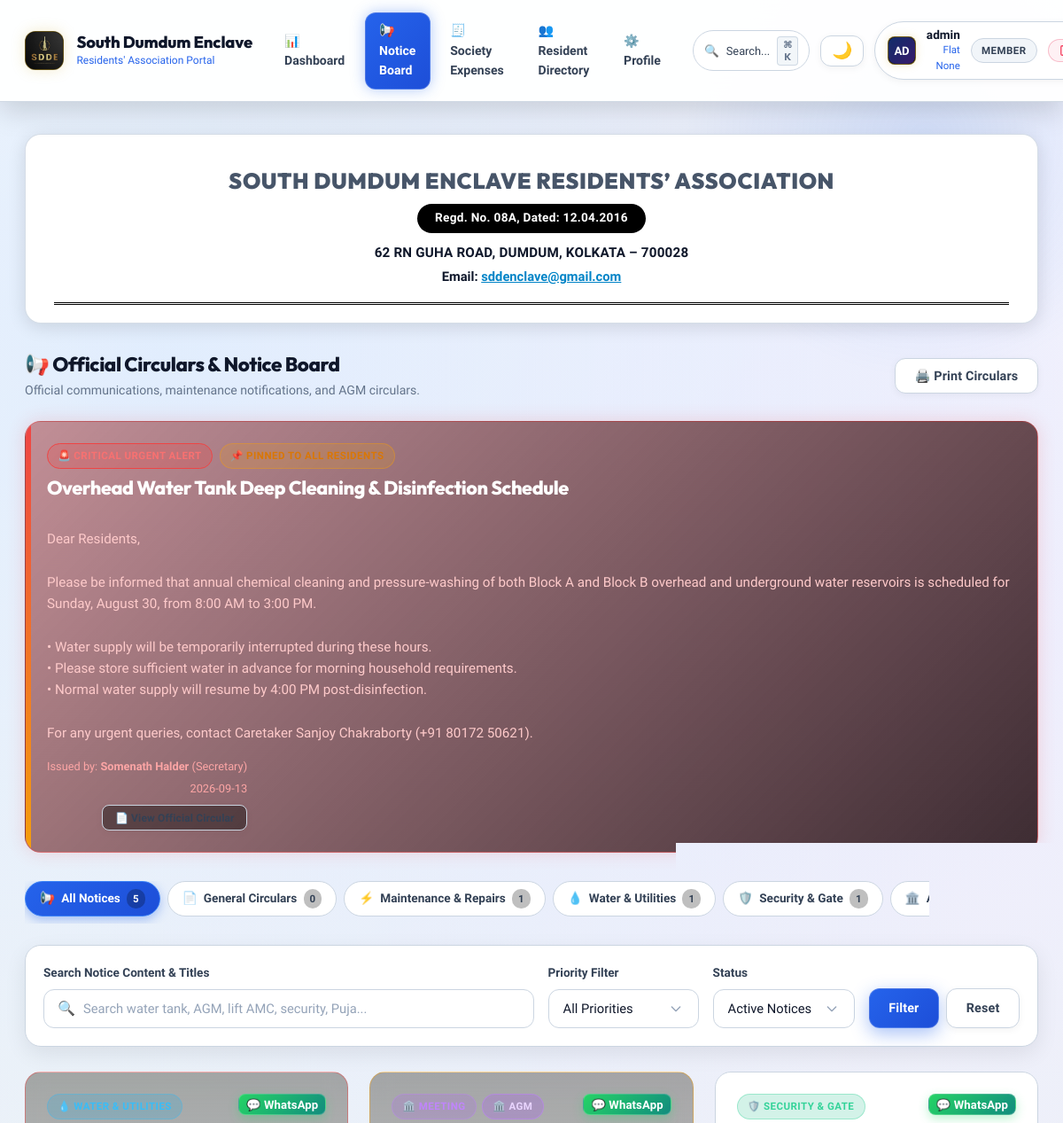
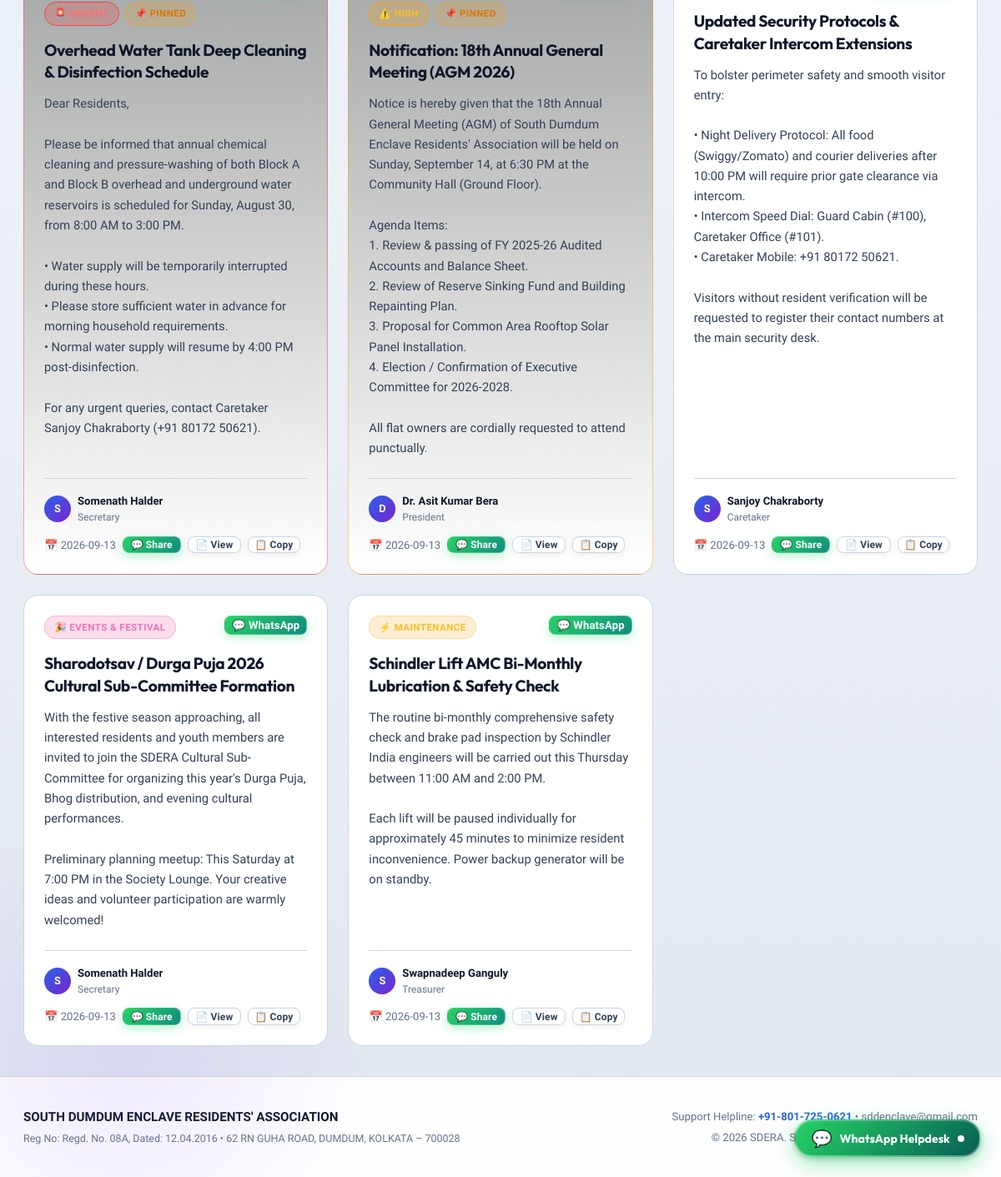
/notices (signed in), run on the app's committed database (2 pictures, top to bottom).
### tables this page shows
CREATE TABLE tbl_notices (
                id INTEGER PRIMARY KEY AUTOINCREMENT,
                title VARCHAR(255) NOT NULL,
                content TEXT NOT NULL,
                category VARCHAR(50) NOT NULL DEFAULT 'GENERAL',
                meeting_type VARCHAR(50) DEFAULT NULL,
                meeting_date VARCHAR(50) DEFAULT NULL,
                priority VARCHAR(20) NOT NULL DEFAULT 'NORMAL',
                is_pinned INTEGER NOT NULL DEFAULT 0,
                posted_by VARCHAR(100) NOT NULL,
                posted_by_role VARCHAR(50) NOT NULL DEFAULT 'Executive Committee',
                status VARCHAR(20) NOT NULL DEFAULT 'ACTIVE',
                created_at TIMESTAMP DEFAULT CURRENT_TIMESTAMP,
                updated_at TIMESTAMP DEFAULT CURRENT_TIMESTAMP
            );

### app.py (the view)
@app.route('/notices')
@login_required
def notices_list():
    user = session.get('user', {})
    is_admin = bool(user.get('is_admin') or user.get('role') in ADMIN_ROLES)
    cat_filter = request.args.get('category', 'ALL').strip().upper()
    meeting_type_filter = request.args.get('meeting_type', 'ALL').strip()
    priority_filter = request.args.get('priority', 'ALL').strip().upper()
    search_q = request.args.get('q', '').strip()
    status_filter = request.args.get('status', 'ACTIVE').strip().upper()
    query = "SELECT * FROM tbl_notices WHERE 1=1"
    params = []
    if status_filter != 'ALL':
        query += " AND status = %s"
        params.append(status_filter)
    if cat_filter != 'ALL':
        query += " AND category = %s"
        params.append(cat_filter)
    if meeting_type_filter != 'ALL' and meeting_type_filter:
        query += " AND meeting_type = %s"
        params.append(meeting_type_filter)
    if priority_filter != 'ALL':
        query += " AND priority = %s"
        params.append(priority_filter)
    if search_q:
        query += " AND (title LIKE %s OR content LIKE %s OR posted_by LIKE %s OR meeting_type LIKE %s)"
        like_term = f"%{search_q}%"
        params.extend([like_term, like_term, like_term, like_term])
    query += " ORDER BY is_pinned DESC, (priority = 'URGENT') DESC, (priority = 'HIGH') DESC, id DESC"
    notices = query_db(query, params)
    cat_counts = {}
    total_active = 0
    all_notices_raw = query_db("SELECT category, COUNT(*) as cnt FROM tbl_notices WHERE status = 'ACTIVE' GROUP BY category")
    for r in (all_notices_raw or []):
        cat_counts[r['category']] = r['cnt']
        total_active += r['cnt']
    cat_counts['ALL'] = total_active
    pinned_urgent = [n for n in (notices or []) if n.get('is_pinned') and n.get('priority') == 'URGENT']
    recipients_info = get_notice_email_recipients() if is_admin else None
    return render_template(
        'notices.html',
        notices=notices,
        categories=NOTICE_CATEGORIES,
        meeting_types=MEETING_TYPES,
        current_category=cat_filter,
        current_meeting_type=meeting_type_filter,
        current_priority=priority_filter,
        current_status=status_filter,
        search_q=search_q,
        cat_counts=cat_counts,
        pinned_urgent=pinned_urgent,
        recipients_info=recipients_info,
        is_admin=is_admin,
        now=datetime.now()
    )

### templates/notices.html (shortened to what this page needs)
{% extends 'base.html' %}
{% block content %}
<div class="official-letterhead">
    <h1 class="letterhead-title">SOUTH DUMDUM ENCLAVE RESIDENTS’ ASSOCIATION</h1>
    <div class="letterhead-pill">Regd. No. 08A, Dated: 12.04.2016</div>
    <div class="letterhead-address">62 RN GUHA ROAD, DUMDUM, KOLKATA – 700028</div>
    <div class="letterhead-email">Email: <a href="mailto:sddenclave@gmail.com">sddenclave@gmail.com</a></div>
    <div class="letterhead-double-rule"></div>
</div>
<div class="notices-hero">
    <div class="page-header-title">
        <h2 style="font-size: 1.4rem; font-weight: 800; color: var(--text-heading, #ffffff); margin: 0;">📢 Official Circulars &amp; Notice Board</h2>
        <p style="font-size: 0.88rem; color: var(--text-muted, #94a3b8); margin: 4px 0 0 0;">Official communications, maintenance notifications, and AGM circulars.</p>
    </div>
    <div class="page-header-actions no-print">
        <button type="button" class="btn btn-secondary" onclick="window.print()" title="Print Notice Board">
            🖨️ Print Circulars
        </button>
    </div>
</div>
{% if pinned_urgent %}
{% for un in pinned_urgent %}
<div class="urgent-banner-card">
    <div style="display: flex; justify-content: space-between; align-items: flex-start; gap: 1rem; flex-wrap: wrap;">
        <div>
            <div style="display: flex; align-items: center; gap: 0.5rem; margin-bottom: 0.5rem;">
                <span class="badge badge-prio-urgent">🚨 CRITICAL URGENT ALERT</span>
                <span class="badge badge-warning">📌 Pinned to All Residents</span>
            </div>
            <h3 style="font-size: 1.35rem; font-weight: 800; color: #ffffff; margin-bottom: 0.5rem; cursor: pointer;" onclick='openViewDocModal({{ un|tojson }})'>
                {{ un.title }}
            </h3>
            <p style="font-size: 0.95rem; color: #fecaca; line-height: 1.6; margin: 0; white-space: pre-line;">
                {{ un.content }}
            </p>
        </div>
        <div style="text-align: right; font-size: 0.8rem; color: #fca5a5;">
            <div>Issued by: <strong>{{ un.posted_by }}</strong> ({{ un.posted_by_role }})</div>
            <div style="margin-top: 4px;">{{ (un.created_at|string)[:10] }}</div>
            <button type="button" class="btn btn-sm btn-secondary no-print" style="margin-top: 8px; font-size: 0.75rem; background: rgba(0,0,0,0.4);" onclick='openViewDocModal({{ un|tojson }})'>
                📄 View Official Circular
            </button>
        </div>
    </div>
</div>
{% endfor %}
{% endif %}
<div class="notices-pills-bar no-print">
    {% for cat_code, cat_label, cat_icon in categories %}
    <a href="{{ url_for('notices_list', category=cat_code, priority=current_priority, q=search_q, status=current_status) }}"
       class="notice-pill {% if current_category == cat_code %}active{% endif %}">
        <span>{{ cat_icon }}</span>
        <span>{{ cat_label }}</span>
        <span class="notice-pill-badge">{{ cat_counts.get(cat_code, 0) }}</span>
    </a>
    {% endfor %}
</div>
<div class="card filter-box no-print" style="margin-bottom: 1.75rem; padding: 1.25rem;">
    <form method="GET" action="{{ url_for('notices_list') }}" style="display: flex; gap: 1rem; align-items: flex-end; flex-wrap: wrap;">
        <div style="flex: 1 1 240px; min-width: 0;">
            <label class="form-label" for="q">Search Notice Content &amp; Titles</label>
            <div class="live-search-box">
                <span class="search-icon">🔍</span>
                <input type="text" id="q" name="q" class="form-control" placeholder="Search water tank, AGM, lift AMC, security, Puja..." value="{{ search_q }}">
            </div>
        </div>
        <div style="flex: 0 1 170px; min-width: 0;">
            <label class="form-label" for="priority">Priority Filter</label>
            <select id="priority" name="priority" class="form-select" onchange="this.form.submit()">
                <option value="ALL" {% if current_priority == 'ALL' %}selected{% endif %}>All Priorities</option>
            </select>
        </div>
        <div style="flex: 0 1 160px; min-width: 0;">
            <label class="form-label" for="status">Status</label>
            <select id="status" name="status" class="form-select" onchange="this.form.submit()">
                <option value="ACTIVE" {% if current_status == 'ACTIVE' %}selected{% endif %}>Active Notices</option>
            </select>
        </div>
        <div style="display: flex; gap: 0.5rem; flex-wrap: wrap;">
            <button type="submit" class="btn btn-primary">Filter</button>
            <a href="{{ url_for('notices_list') }}" class="btn btn-secondary">Reset</a>
        </div>
    </form>
</div>
{% if notices %}
<div class="notices-grid">
    {% for n in notices %}
    <div class="notice-card {% if n.is_pinned %}is-pinned{% endif %} {% if n.priority == 'URGENT' %}is-urgent{% endif %}" id="notice-{{ n.id }}">
        <div>
            <div class="notice-card-header">
                <div class="notice-badges-group">
                    {% if n.category == 'WATER_SUPPLY' %}
                        <span class="badge badge-cat-water">💧 Water &amp; Utilities</span>
                    {% elif n.category == 'MAINTENANCE' %}
                        <span class="badge badge-cat-maintenance">⚡ Maintenance</span>
                    {% elif n.category == 'AGM_MEETING' %}
                        <span class="badge badge-cat-agm">🏛️ Meeting</span>
                        {% if n.meeting_type %}
                            <span class="badge badge-cat-meeting-type" title="Meeting Type: {{ n.meeting_type }}">🏛️ {{ n.meeting_type }}</span>
                        {% endif %}
                    {% elif n.category == 'EVENTS_FESTIVAL' %}
                        <span class="badge badge-cat-events">🎉 Events &amp; Festival</span>
                    {% elif n.category == 'SECURITY' %}
                        <span class="badge badge-cat-security">🛡️ Security &amp; Gate</span>
                    {% elif n.category == 'FINANCIAL' %}
                        <span class="badge badge-cat-financial">💰 Accounts &amp; Dues</span>
                    {% elif n.category == 'EMERGENCY' %}
                        <span class="badge badge-cat-emergency">🚨 Urgent Alert</span>
                    {% else %}
                        <span class="badge badge-cat-general">📄 General</span>
                    {% endif %}
                    {% if n.priority == 'URGENT' %}
                        <span class="badge badge-prio-urgent">🚨 URGENT</span>
                    {% elif n.priority == 'HIGH' %}
                        <span class="badge badge-prio-high">⚠️ HIGH</span>
                    {% endif %}
                    {% if n.is_pinned %}
                        <span class="badge badge-warning" title="Pinned on Dashboard">📌 Pinned</span>
                    {% endif %}
                </div>
                <div class="notice-actions no-print">
                    {% if is_admin %}
                    <form method="POST" action="{{ url_for('notices_toggle_pin', notice_id=n.id) }}" style="display:inline;">
                        <button type="submit" class="btn btn-sm btn-secondary" style="padding: 0.2rem 0.5rem;" title="{{ 'Unpin from Top' if n.is_pinned else 'Pin to Top' }}">
                            {{ '📍 Unpin' if n.is_pinned else '📌 Pin' }}
                        </button>
                    </form>
                    <form method="POST" action="{{ url_for('notices_broadcast', notice_id=n.id) }}" style="display:inline;" onsubmit="return confirm('Broadcast notice \'{{ n.title }}\' to all registered member email addresses?');">
                        <button type="submit" class="btn btn-sm btn-secondary" style="padding: 0.2rem 0.5rem;" title="Broadcast to Member Inboxes">
                            ✉️ Email
                        </button>
                    </form>
                    <button type="button" class="btn btn-sm btn-whatsapp" style="padding: 0.2rem 0.5rem;" onclick='openNoticeWhatsAppModal({{ n|tojson }})' title="Share / Broadcast Notice on WhatsApp">
                        💬 WhatsApp
                    </button>
                    <button type="button" class="btn btn-sm btn-secondary" style="padding: 0.2rem 0.5rem;" title="Edit Notice"
                            onclick='openEditModal({{ n|tojson }})'>
                        ✏️
                    </button>
                    <form method="POST" action="{{ url_for('notices_delete', notice_id=n.id) }}" style="display:inline;" onsubmit="return confirm('Permanently delete this notice?');">
                        <button type="submit" class="btn btn-sm btn-secondary" style="padding: 0.2rem 0.5rem; color: #ef4444;" title="Delete Notice">
                            🗑️
                        </button>
                    </form>
                    {% else %}
                    <button type="button" class="btn btn-sm btn-whatsapp" style="padding: 0.2rem 0.5rem;" onclick='openNoticeWhatsAppModal({{ n|tojson }})' title="Share Notice on WhatsApp">
                        💬 WhatsApp
                    </button>
                    {% endif %}
                </div>
            </div>
            <h3 class="notice-title" onclick='openViewDocModal({{ n|tojson }})' title="Click to view full official letterhead circular">{{ n.title }}</h3>
            <div class="notice-body-text">{{ n.content }}</div>
        </div>
        <div class="notice-footer">
            <div class="notice-author-box">
                <div class="notice-author-avatar">
                    {{ n.posted_by[:1].upper() if n.posted_by else 'S' }}
                </div>
                <div>
                    <strong style="color: var(--text-main, #ffffff);">{{ n.posted_by }}</strong>
                    <div style="font-size: 0.75rem; color: var(--text-muted, #94a3b8);">{{ n.posted_by_role }}</div>
                </div>
            </div>
            <div style="display: flex; align-items: center; gap: 0.5rem;">
                <span title="{{ n.created_at }}">📅 {{ (n.created_at|string)[:10] }}</span>
                <button type="button" class="btn btn-sm btn-whatsapp no-print" style="padding: 0.15rem 0.55rem; font-size: 0.75rem;" onclick='openNoticeWhatsAppModal({{ n|tojson }})' title="Share / Broadcast on WhatsApp">
                    💬 Share
                </button>
                <button type="button" class="btn btn-sm btn-secondary no-print" style="padding: 0.15rem 0.55rem; font-size: 0.75rem;" onclick='openViewDocModal({{ n|tojson }})' title="View in official letterhead format">
                    📄 View
                </button>
                <button type="button" class="btn btn-sm btn-secondary no-print" style="padding: 0.15rem 0.45rem; font-size: 0.75rem;" onclick="copyNoticeText({{ n.id }})" title="Copy text to clipboard">
                    📋 Copy
                </button>
            </div>
        </div>
    </div>
    {% endfor %}
</div>
{% endif %}
{% endblock %}

### data on the page
tbl_notices: title "Overhead Water Tank Deep Cleaning & Disinfection Schedule", content "Dear Residents, Please be informed that annual chemical cleaning and pressure-washing of both Block A and Block B overhead and underground water reservoirs is scheduled for Sunday, August 30, from 8:00 AM to 3:00 PM. • Water supply will be temporarily interrupted during these hours. • Please store sufficient water in advance for morning household requirements. • Normal water supply will resume by 4:00 PM post-disinfection. For any urgent queries, contact Caretaker Sanjoy Chakraborty (+91 80172 50621).", posted_by "Somenath Halder", posted_by_role "Secretary", created_at "2026-09-13", category "💧 WATER & UTILITIES", priority "🚨 URGENT", is_pinned "📌 PINNED", posted_by "S"
tbl_notices: meeting_type "AGM", priority "⚠️ HIGH", is_pinned "📌 PINNED", title "Notification: 18th Annual General Meeting (AGM 2026)", content "Notice is hereby given that the 18th Annual General Meeting (AGM) of South Dumdum Enclave Residents' Association will be held on Sunday, September 14, at 6:30 PM at the Community Hall (Ground Floor). Agenda Items: 1. Review & passing of FY 2025-26 Audited Accounts and Balance Sheet. 2. Review of Reserve Sinking Fund and Building Repainting Plan. 3. Proposal for Common Area Rooftop Solar Panel Installation. 4. Election / Confirmation of Executive Committee for 2026-2028. All flat owners are cordially requested to attend punctually.", posted_by "D", posted_by "Dr. Asit Kumar Bera", posted_by_role "President", created_at "2026-09-13"
tbl_notices: category "🛡️ SECURITY & GATE", title "Updated Security Protocols & Caretaker Intercom Extensions", content "To bolster perimeter safety and smooth visitor entry: • Night Delivery Protocol: All food (Swiggy/Zomato) and courier deliveries after 10:00 PM will require prior gate clearance via intercom. • Intercom Speed Dial: Guard Cabin (#100), Caretaker Office (#101). • Caretaker Mobile: +91 80172 50621. Visitors without resident verification will be requested to register their contact numbers at the main security desk.", posted_by "S", posted_by "Sanjoy Chakraborty", posted_by_role "Caretaker", created_at "2026-09-13"
tbl_notices: category "🎉 EVENTS & FESTIVAL", title "Sharodotsav / Durga Puja 2026 Cultural Sub-Committee Formation", content "With the festive season approaching, all interested residents and youth members are invited to join the SDERA Cultural Sub-Committee for organizing this year's Durga Puja, Bhog distribution, and evening cultural performances. Preliminary planning meetup: This Saturday at 7:00 PM in the Society Lounge. Your creative ideas and volunteer participation are warmly welcomed!", posted_by "S", posted_by "Somenath Halder", posted_by_role "Secretary", created_at "2026-09-13"
tbl_notices: category "⚡ MAINTENANCE", title "Schindler Lift AMC Bi-Monthly Lubrication & Safety Check", content "The routine bi-monthly comprehensive safety check and brake pad inspection by Schindler India engineers will be carried out this Thursday between 11:00 AM and 2:00 PM. Each lift will be paused individually for approximately 45 minutes to minimize resident inconvenience. Power backup generator will be on standby.", posted_by "S", posted_by "Swapnadeep Ganguly", posted_by_role "Treasurer", created_at "2026-09-13"

### other printed values
{{ current_user.name[:2]|upper if current_user.name else '👤' }} "AD"
{{ current_user.name }} "admin"
{{ current_user.flat_no }} "None"
{{ current_user.role }} "MEMBER"
{{ cat_icon }} "📢" "📄" "⚡" "💧" "🛡️" "🏛️"
{{ cat_label }} "All Notices" "General Circulars" "Maintenance & Repairs" "Water & Utilities" "Security & Gate" "AGM & Meetings"
{{ cat_counts.get(cat_code, 0) }} "5" "0" "1" "1" "1"
{{ config.ASSOCIATION_NAME }} "SOUTH DUMDUM ENCLAVE RESIDENTS' ASSOCIATION"
{{ config.ASSOCIATION_REG_NO }} "Regd. No. 08A, Dated: 12.04.2016"
{{ config.ASSOCIATION_ADDRESS }} "62 RN GUHA ROAD, DUMDUM, KOLKATA – 700028"
{{ config.ASSOCIATION_PHONE }} "+91-801-725-0621"
{{ config.ASSOCIATION_EMAIL }} "sddenclave@gmail.com"
{{ now.year }} "2026"
